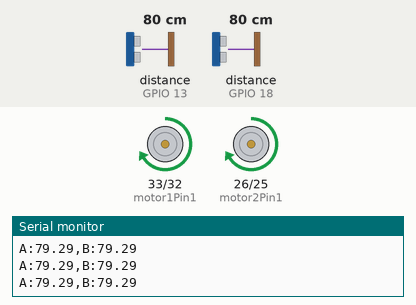
Recording of a sketch running on a simulated ESP32. Parts: motor-driver pin pairs drawn as motors (green arrow = first pin HIGH = forward, orange = second pin HIGH = backward, longer = more drive, scaled by the enable pin), the last lines printed to the serial monitor. Wiring (inferred from the names in the program): 2 × ultrasonic range finder: trigger GPIO 12, echo GPIO 13 / trigger GPIO 19, echo GPIO 18. The inputs (shaded band) are chosen by the test bench; at power-on: distance to the obstacle (sensors on GPIO 13, GPIO 18) 80 cm. The echo pulse lasts 58.3 µs per cm.

Above: at 1.2 s.
1.3 s: distance to the obstacle (sensor on GPIO 13) set to 25 cm
2.8 s: distance to the obstacle (sensor on GPIO 13) set to 19 cm
At 3.2 s:
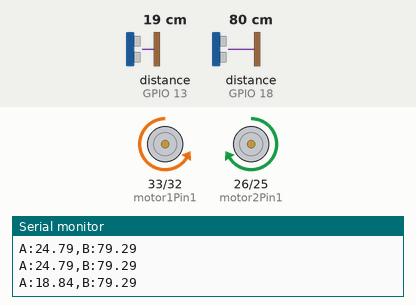
4.3 s: distance to the obstacle (sensor on GPIO 18) set to 21 cm
5.8 s: distance to the obstacle (sensor on GPIO 18) set to 18 cm
At 6.6 s:
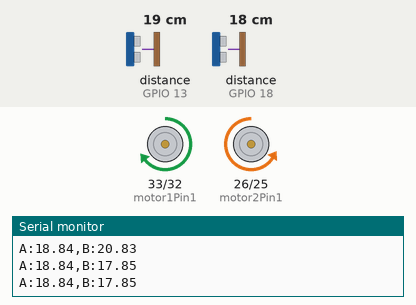
7.3 s: distance to the obstacle (sensor on GPIO 18) set to 35 cm
At 8.5 s:
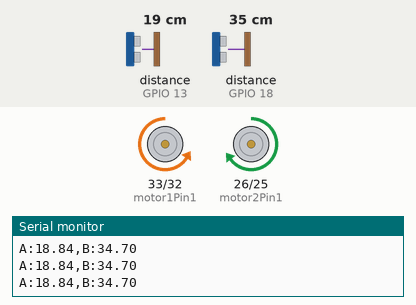
8.8 s: distance to the obstacle (sensor on GPIO 13) set to 35 cm
At 10.1 s:
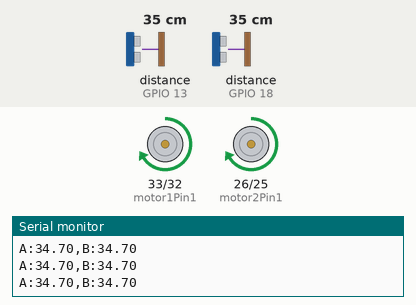
Timing chart, 0 to 11.3 s (numbered marks = the images above; inputs shaded):
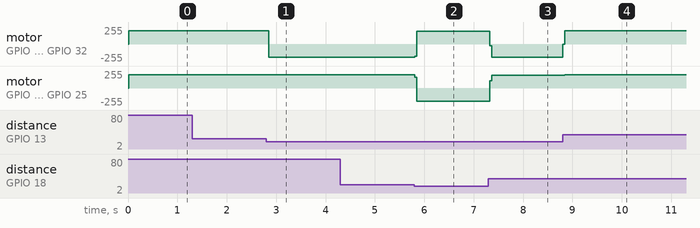

The sketch:

piduino_test_01.ino
```cpp
// ESP32 Pin Locations - Motors 1 and 2
int motor1Pin1 = 33;
int motor1Pin2 = 32;
int enable1Pin = 4;
int motor2Pin1 = 26;
int motor2Pin2 = 25;
int enable2Pin = 5;

// ESP32 Pin Locations - Ultrasonic Sensors
const int trigPinA = 12;
const int echoPinA = 13;
const int trigPinB = 19;
const int echoPinB = 18;

// PWM properties
const int freq = 30000;
const int pwmChannel = 0;
const int resolution = 8;
int speed = 200;

// Timer for non-blocking serial output
unsigned long previousMillis = 0;
const long interval = 300; // 300ms between serial messages

// Function: Stop Motors
void StopMotors() {
    digitalWrite(motor1Pin1, LOW);
    digitalWrite(motor1Pin2, LOW);
    digitalWrite(motor2Pin1, LOW);
    digitalWrite(motor2Pin2, LOW);
}

// Function: Move Backward
void ReverseMotors() {
    digitalWrite(motor1Pin1, LOW);
    digitalWrite(motor1Pin2, HIGH);
    digitalWrite(motor2Pin1, LOW);
    digitalWrite(motor2Pin2, HIGH);
    ledcWrite(enable1Pin, speed);
    ledcWrite(enable2Pin, speed);
}

// Function: Turn Right
void TurnRight() {
    digitalWrite(motor1Pin1, HIGH);
    digitalWrite(motor1Pin2, LOW);
    digitalWrite(motor2Pin1, LOW);
    digitalWrite(motor2Pin2, HIGH);
    ledcWrite(enable1Pin, speed);
    ledcWrite(enable2Pin, speed);
}

// Function: Turn Left
void TurnLeft() {
    digitalWrite(motor1Pin1, LOW);
    digitalWrite(motor1Pin2, HIGH);
    digitalWrite(motor2Pin1, HIGH);
    digitalWrite(motor2Pin2, LOW);
    ledcWrite(enable1Pin, speed);
    ledcWrite(enable2Pin, speed);
}

// Function: Slight Right Turn
void MinorTurnRight() {
    digitalWrite(motor1Pin1, HIGH);
    digitalWrite(motor1Pin2, LOW);
    digitalWrite(motor2Pin1, LOW);
    digitalWrite(motor2Pin2, LOW);
    ledcWrite(enable1Pin, speed);
    ledcWrite(enable2Pin, speed);
}

// Function: Slight Left Turn
void MinorTurnLeft() {
    digitalWrite(motor1Pin1, LOW);
    digitalWrite(motor1Pin2, LOW);
    digitalWrite(motor2Pin1, HIGH);
    digitalWrite(motor2Pin2, LOW);
    ledcWrite(enable1Pin, speed);
    ledcWrite(enable2Pin, speed);
}

// Function: Move Forward
void ForwardMotors() {
    digitalWrite(motor1Pin1, HIGH);
    digitalWrite(motor1Pin2, LOW);
    digitalWrite(motor2Pin1, HIGH);
    digitalWrite(motor2Pin2, LOW);
    ledcWrite(enable1Pin, speed);
    ledcWrite(enable2Pin, speed);
}

// Setup Function
void setup() {
    pinMode(motor1Pin1, OUTPUT);
    pinMode(motor1Pin2, OUTPUT);
    pinMode(enable1Pin, OUTPUT);
    pinMode(motor2Pin1, OUTPUT);
    pinMode(motor2Pin2, OUTPUT);
    pinMode(enable2Pin, OUTPUT);

    pinMode(trigPinA, OUTPUT);
    pinMode(echoPinA, INPUT);
    pinMode(trigPinB, OUTPUT);
    pinMode(echoPinB, INPUT);

    ledcAttachChannel(enable1Pin, freq, resolution, pwmChannel);
    ledcAttachChannel(enable2Pin, freq, resolution, pwmChannel);

    Serial.begin(115200);
}

// Function: Get Distance from Ultrasonic Sensor A
float getDistanceA() {
    digitalWrite(trigPinA, LOW);
    delayMicroseconds(2);
    digitalWrite(trigPinA, HIGH);
    delayMicroseconds(10);
    digitalWrite(trigPinA, LOW);
    long durationA = pulseIn(echoPinA, HIGH);
    return (durationA * 0.034) / 2; // Convert to cm
}

// Function: Get Distance from Ultrasonic Sensor B
float getDistanceB() {
    digitalWrite(trigPinB, LOW);
    delayMicroseconds(2);
    digitalWrite(trigPinB, HIGH);
    delayMicroseconds(10);
    digitalWrite(trigPinB, LOW);
    long durationB = pulseIn(echoPinB, HIGH);
    return (durationB * 0.034) / 2; // Convert to cm
}

// Main Loop
void loop() {
    float distanceA = getDistanceA();
    float distanceB = getDistanceB();

    // Motor control logic
    if ((distanceA > 0 && distanceA < 22) || (distanceB > 0 && distanceB < 22)) {
        StopMotors();
        ReverseMotors();
        if (distanceA < distanceB) {
            TurnLeft();
        } else {
            TurnRight();
        }
    }
    else if ((distanceA >= 22 && distanceA < 30) || (distanceB >= 22 && distanceB < 30)) {
        if (distanceA < distanceB) {
            MinorTurnLeft();
        } else {
            MinorTurnRight();
        }
        ForwardMotors();
    }
    else {
        ForwardMotors();
    }


    // Non-blocking Serial Transmission
    unsigned long currentMillis = millis();
    if (currentMillis - previousMillis >= interval) {
        previousMillis = currentMillis;
        Serial.print("A:");
        Serial.print(distanceA);
        Serial.print(",B:");
        Serial.println(distanceB);
    }
}
```

Measured:
- the behaviour switches between 23 and 22 cm on distance to the obstacle (sensor on GPIO 13) (found by bisection; images 0 and 1)
- the behaviour switches between 20 and 19 cm on distance to the obstacle (sensor on GPIO 18) (found by bisection; images 1 and 2)
- after the input at 2.8 s, motor on GPIO 33 (motor1Pin1) / GPIO 32 (motor1Pin2): forward 199/255 → backward 199/255 after 0.05 s
- after the input at 5.8 s, motor on GPIO 33 (motor1Pin1) / GPIO 32 (motor1Pin2): backward 199/255 → forward 193/255 at once; motor on GPIO 26 (motor2Pin1) / GPIO 25 (motor2Pin2): forward 199/255 → backward 199/255 at once
- after the input at 7.3 s, motor on GPIO 33 (motor1Pin1) / GPIO 32 (motor1Pin2): forward 193/255 → backward 199/255 at once; motor on GPIO 26 (motor2Pin1) / GPIO 25 (motor2Pin2): backward 199/255 → forward 195/255 at once
- after the input at 8.8 s, motor on GPIO 33 (motor1Pin1) / GPIO 32 (motor1Pin2): backward 199/255 → forward 199/255 at once; motor on GPIO 26 (motor2Pin1) / GPIO 25 (motor2Pin2): forward 195/255 → forward 199/255 after 0.05 s
